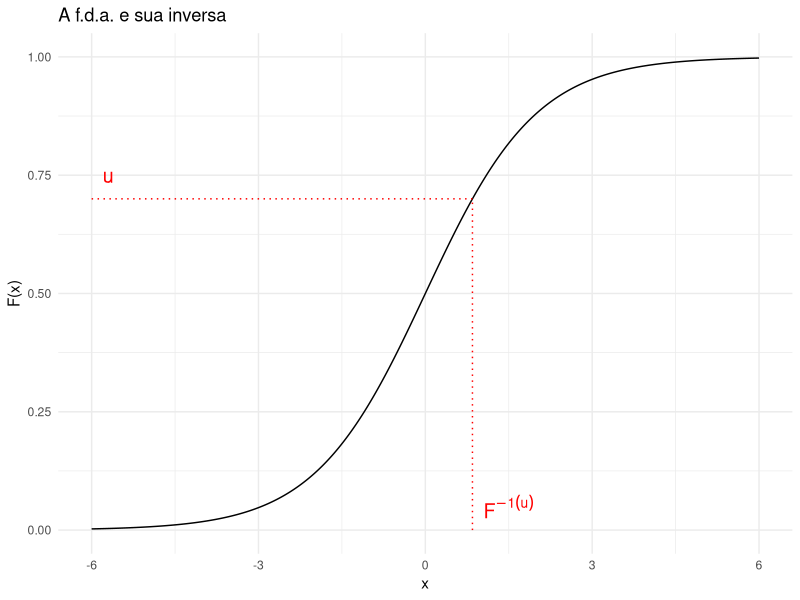
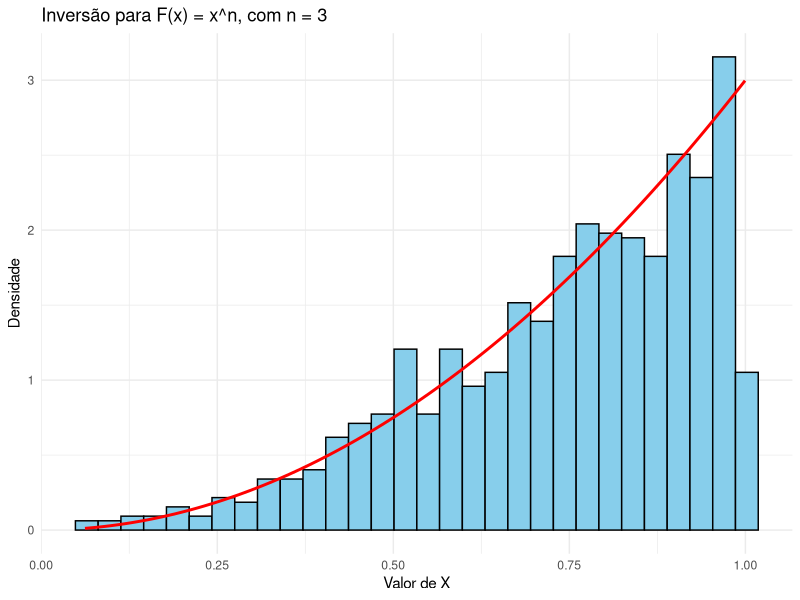
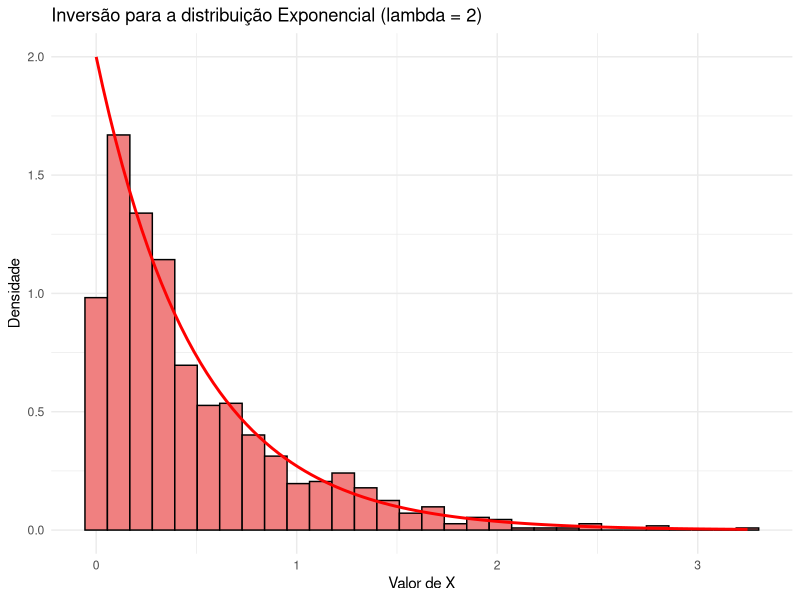
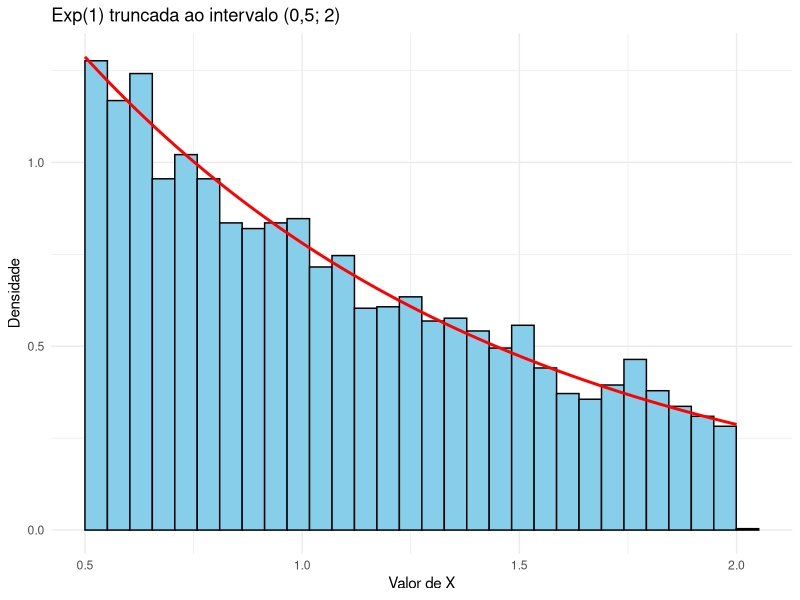
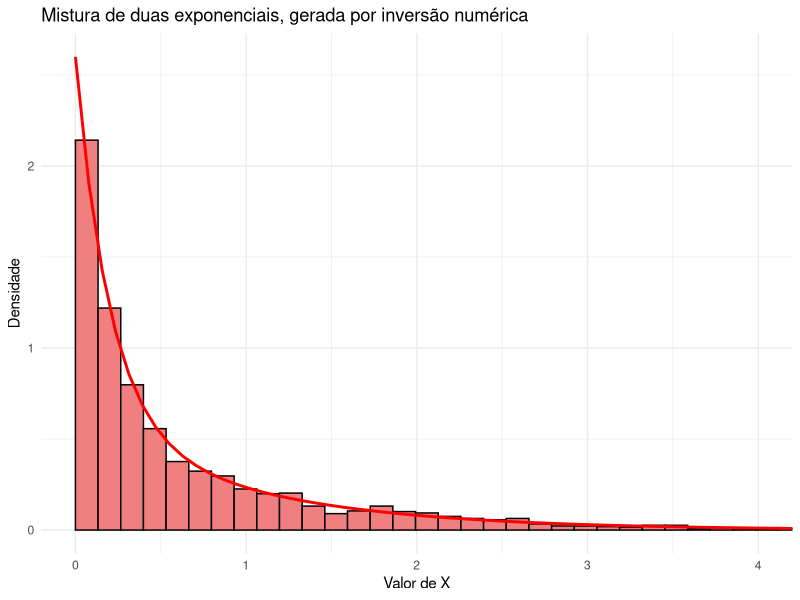
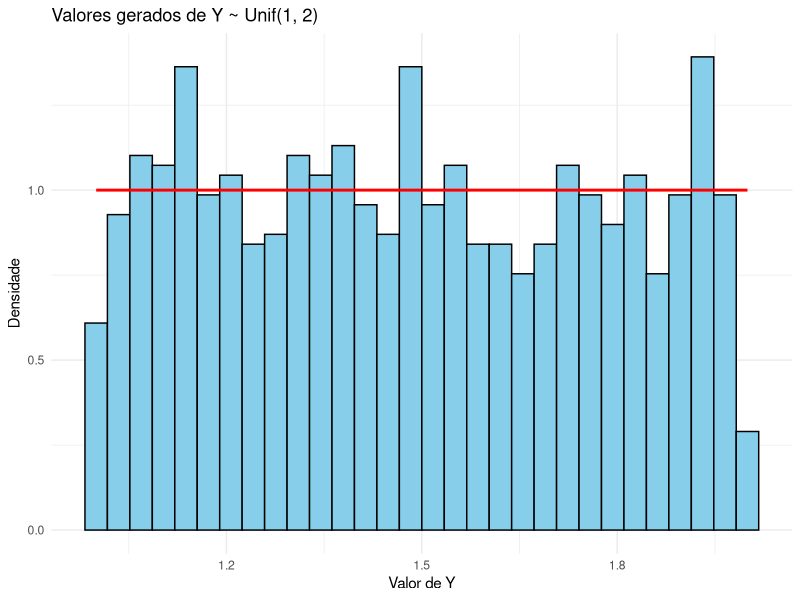
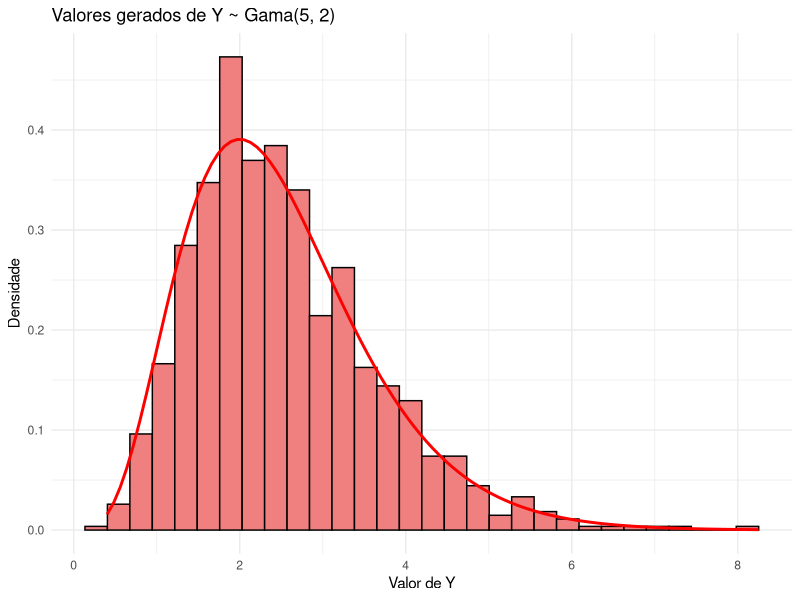

The R script that drew these images, in order:
## ---- chunk 1
library(ggplot2)

# f.d.a. usada como ilustração: a logística
F_ac <- function(x) {
  1 / (1 + exp(-x))
}

# Inversa da f.d.a. logística, obtida resolvendo u = 1 / (1 + e^{-x}) em x
F_inv <- function(u) {
  -log(1 / u - 1)
}

# Malha de pontos usada para desenhar a curva
x <- seq(-6, 6, length.out = 400)

# Valor de u escolhido para ilustrar o caminho u -> F^{-1}(u)
u_valor <- 0.7
x_valor <- F_inv(u_valor)

df <- data.frame(x = x, F_x = F_ac(x))

ggplot(df, aes(x = x, y = F_x)) +
  geom_line(color = "black") +
  # Segmento horizontal: entramos com u pelo eixo vertical até tocar a curva
  annotate("segment", x = -6, xend = x_valor, y = u_valor, yend = u_valor,
           linetype = "dotted", color = "red") +
  # Segmento vertical: descemos da curva até o eixo horizontal
  annotate("segment", x = x_valor, xend = x_valor, y = 0, yend = u_valor,
           linetype = "dotted", color = "red") +
  annotate("text", x = x_valor + 0.2, y = 0.05, label = "F^{-1}(u)",
           parse = TRUE, color = "red", hjust = 0, size = 5) +
  annotate("text", x = -5.7, y = u_valor + 0.05, label = "u",
           color = "red", size = 5) +
  labs(title = "A f.d.a. e sua inversa", x = "x", y = "F(x)") +
  ylim(0, 1) +
  theme_minimal()
## ---- chunk 2
library(ggplot2)

set.seed(42)

n <- 3     # expoente da f.d.a. F(x) = x^n
B <- 1000  # quantos valores queremos gerar

# Passo 1: gerar os uniformes
U <- runif(B, min = 0, max = 1)

# Passo 2: aplicar a inversa da f.d.a., F^{-1}(u) = u^{1/n}
X <- U^(1 / n)

df <- data.frame(X = X)

# O histograma usa a escala de densidade (e não de contagem) para poder ser
# comparado com a densidade teórica, desenhada por stat_function
ggplot(df, aes(x = X)) +
  geom_histogram(aes(y = after_stat(density)), bins = 30,
                 fill = "skyblue", color = "black") +
  stat_function(fun = function(x) n * x^(n - 1), color = "red", linewidth = 1) +
  labs(title = "Inversão para F(x) = x^n, com n = 3",
       x = "Valor de X", y = "Densidade") +
  theme_minimal()
## ---- chunk 3
library(ggplot2)

set.seed(42)

lambda <- 2  # parâmetro da distribuição exponencial
B <- 1000    # quantos valores queremos gerar

# Passo 1: gerar os uniformes
U <- runif(B, min = 0, max = 1)

# Passo 2: aplicar a inversa da f.d.a. da exponencial
X <- -log(1 - U) / lambda

df <- data.frame(X = X)

# Comparação com a densidade teórica f(x) = lambda * e^{-lambda x}
ggplot(df, aes(x = X)) +
  geom_histogram(aes(y = after_stat(density)), bins = 30,
                 fill = "lightcoral", color = "black") +
  stat_function(fun = function(x) lambda * exp(-lambda * x),
                color = "red", linewidth = 1) +
  labs(title = "Inversão para a distribuição Exponencial (lambda = 2)",
       x = "Valor de X", y = "Densidade") +
  theme_minimal()
## ---- chunk 4
library(ggplot2)

set.seed(42)

lambda <- 1    # parâmetro da exponencial original
a <- 0.5       # extremo inferior do truncamento
b <- 2         # extremo superior do truncamento
B <- 5000      # quantos valores queremos gerar

# f.d.a. da exponencial e sua inversa, do Exemplo 2
F_exp     <- function(x) 1 - exp(-lambda * x)
F_inv_exp <- function(u) -log(1 - u) / lambda

# Passo 1: gerar os uniformes
U <- runif(B, min = 0, max = 1)

# Passo 2: levar U para a faixa (F(a), F(b)) da f.d.a.
V <- F_exp(a) + U * (F_exp(b) - F_exp(a))

# Passo 3: aplicar a inversa da f.d.a. original
X <- F_inv_exp(V)

cat("Menor valor gerado:", round(min(X), 4), "\n")
cat("Maior valor gerado:", round(max(X), 4), "\n")

# A constante que reescalona a densidade
constante <- F_exp(b) - F_exp(a)
cat("P(a < X < b) na exponencial original:", round(constante, 4), "\n")

df <- data.frame(X = X)

# A densidade teórica é a da exponencial dividida pela constante, e existe
# apenas dentro do intervalo (a, b) — daí o argumento xlim de stat_function
ggplot(df, aes(x = X)) +
  geom_histogram(aes(y = after_stat(density)), bins = 30, boundary = a,
                 fill = "skyblue", color = "black") +
  stat_function(fun = function(x) lambda * exp(-lambda * x) / constante,
                xlim = c(a, b), color = "red", linewidth = 1) +
  labs(title = "Exp(1) truncada ao intervalo (0,5; 2)",
       x = "Valor de X", y = "Densidade") +
  theme_minimal()
## ---- chunk 5
library(ggplot2)

set.seed(42)

p <- 0.6        # proporção de componentes da linha defeituosa
lambda1 <- 1    # taxa dessa linha (vida curta)
lambda2 <- 5    # taxa da linha boa
B <- 2000       # quantos valores queremos gerar

# f.d.a. da mistura. Note que não escrevemos F^{-1}: ela não existe em forma
# fechada, e é justamente esse o ponto do exemplo
F_mistura <- function(x) 1 - p * exp(-lambda1 * x) - (1 - p) * exp(-lambda2 * x)

# Passo 1: gerar os uniformes
U <- runif(B, min = 0, max = 1)

# Passos 2 e 3: uma busca numérica para cada valor gerado.
# tol controla a precisão da raiz; o padrão de uniroot é bem mais frouxo
X <- numeric(B)
for (i in 1:B) {
  X[i] <- uniroot(function(x) F_mistura(x) - U[i],
                  interval = c(0, 50), tol = 1e-10)$root
}

cat("Média amostral:", round(mean(X), 4), "\n")
cat("Média teórica  :", round(p / lambda1 + (1 - p) / lambda2, 4), "\n")

df <- data.frame(X = X)

f_mistura <- function(x) {
  p * lambda1 * exp(-lambda1 * x) + (1 - p) * lambda2 * exp(-lambda2 * x)
}

# coord_cartesian apenas aproxima o gráfico da região onde está quase toda a
# massa; nenhum valor é descartado do histograma
ggplot(df, aes(x = X)) +
  geom_histogram(aes(y = after_stat(density)), bins = 60, boundary = 0,
                 fill = "lightcoral", color = "black") +
  stat_function(fun = f_mistura, color = "red", linewidth = 1) +
  coord_cartesian(xlim = c(0, 4)) +
  labs(title = "Mistura de duas exponenciais, gerada por inversão numérica",
       x = "Valor de X", y = "Densidade") +
  theme_minimal()
## ---- chunk 6
library(ggplot2)

set.seed(42)

B <- 1000  # quantos valores queremos gerar

# Passo 1: gerar os uniformes
U <- runif(B, min = 0, max = 1)

# Passo 2: deslocar em uma unidade para obter Y ~ Unif(1, 2)
Y <- U + 1

df <- data.frame(Y = Y)

# A densidade teórica é constante e igual a 1 no intervalo (1, 2)
ggplot(df, aes(x = Y)) +
  geom_histogram(aes(y = after_stat(density)), bins = 30,
                 fill = "skyblue", color = "black") +
  annotate("segment", x = 1, xend = 2, y = 1, yend = 1,
           color = "red", linewidth = 1) +
  labs(title = "Valores gerados de Y ~ Unif(1, 2)",
       x = "Valor de Y", y = "Densidade") +
  theme_minimal()
## ---- chunk 7
library(ggplot2)

set.seed(42)

n <- 5       # parâmetro de forma da Gama (número de exponenciais somadas)
lambda <- 2  # parâmetro da distribuição exponencial
B <- 1000    # quantos valores de Y queremos gerar

# Passo 1: uma matriz de uniformes com B linhas e n colunas
U <- matrix(runif(B * n, min = 0, max = 1), nrow = B, ncol = n)

# Passo 2: a inversa da exponencial aplicada a cada entrada da matriz
X <- -log(1 - U) / lambda

# Passo 3: rowSums soma cada linha, devolvendo um vetor com os B valores de Y
Y <- rowSums(X)

df <- data.frame(Y = Y)

# dgamma é a densidade da Gama; shape é o parâmetro de forma e rate a taxa
ggplot(df, aes(x = Y)) +
  geom_histogram(aes(y = after_stat(density)), bins = 30,
                 fill = "lightcoral", color = "black") +
  stat_function(fun = function(y) dgamma(y, shape = n, rate = lambda),
                color = "red", linewidth = 1) +
  labs(title = paste0("Valores gerados de Y ~ Gama(", n, ", ", lambda, ")"),
       x = "Valor de Y", y = "Densidade") +
  theme_minimal()
